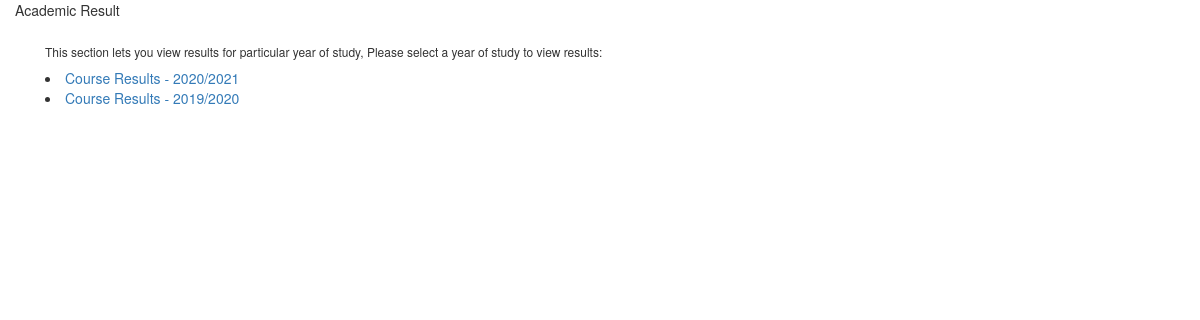
/Rryear.php, run on the app's committed database.
### tables this page shows
CREATE TABLE `semisterstate` (
  `seID` varchar(20) NOT NULL,
  `sestateID` varchar(20) NOT NULL,
  `sem1st` varchar(20) NOT NULL,
  `sem1end` varchar(20) NOT NULL,
  `sem2st` varchar(20) NOT NULL,
  `sem2end` varchar(20) NOT NULL,
  `sem1state` varchar(20) NOT NULL,
  `sem2state` varchar(20) NOT NULL,
  PRIMARY KEY (`seID`)
);

### Rryear.php (the view, shortened to what this page needs)
<!DOCTYPE html>
<html>
<head>
    <link href="../vendor/bootstrap4/css/bootstrap.min.css" rel="stylesheet" id="bootstrap-css">
    <link rel="stylesheet" href="../assets/fonts/fontawesome-all.min.css">
</head>
<body id="page-top">
    <div class="d-flex flex-column" id="content-wrapper">
        <div id="content">
            <div class="container-fluid">
                <div class="row">
                    <div class="col-lg-12 col-xl-12 col-sm-12">
                        <div class="card shadow mb-4">
                            <div class="card-header d-flex justify-content-between align-items-center">
                                Academic Result
                            </div>
                            <div class="card-body">
                                <div class="container">
                                    <div class="panel-body">
                                        <div class="panel-group" id="accordion">
                                            <div id="prog" class="row">
                                                <?php
$a = 0;
$search = "SELECT DISTINCT * FROM `semisterstate` ORDER BY seID DESC";
$returned = mysqli_query($db, $search);
if (mysqli_num_rows($returned) > 0) {
    while ($oursem = mysqli_fetch_assoc($returned)) {
        if ($a == 0) {
            ?>
                                                <div class="col-sm-12 col-md-12">
                                                    <div class="card">
                                                        <div class="card-body">
                                                            <h6 class="card-title font-italic font-weight-bold">This
                                                                section lets you
                                                                view
                                                                results for particular year of study, Please select a
                                                                year of study to view results:</h6>
                                                            <?php $a++;}?>
                                                            <li><a
                                                                    href="adresult.php?year=<?php echo substr($oursem['seID'], 5) ?>">
                                                                    Course Results - <?php echo $oursem['seID'] ?>
                                                                </a></li>
                                                            <?php
$a++;
    }
    ?>
                                                        </div>
                                                    </div>
                                                </div>
                                                <?php
}
?>
                                            </div>
                                        </div>
                                    </div>
                                </div>
                            </div>
                        </div>
                    </div>
                </div>
            </div>
        </div>
    </div>
</body>
</html>

### data on the page
semisterstate: shows "This section lets you view results for particular year of study, Please select a year of study to view results:", seID "2020/2021"
semisterstate: seID "2019/2020"
